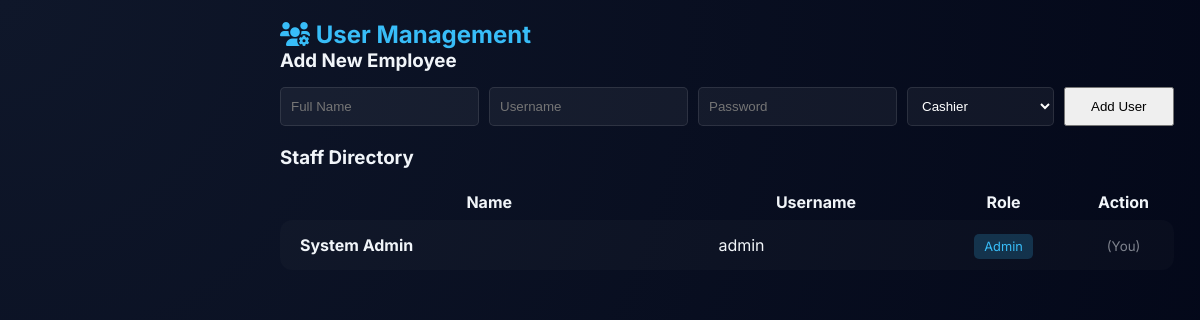
The app's page /autosupply/users.php (signed in) with its own data.
### tables this page shows
CREATE TABLE `users` (
  `user_id` int(11) NOT NULL,
  `full_name` varchar(100) DEFAULT NULL,
  `username` varchar(50) DEFAULT NULL,
  `password` varchar(255) DEFAULT NULL,
  `role` enum('Admin','Cashier','Driver','Restocker','Account Manager') DEFAULT 'Cashier',
  `created_at` timestamp NOT NULL DEFAULT current_timestamp()
);

### autosupply/users.php (the view, shortened to what this page needs)
<?php
include 'db_connect.php';
?>
<!DOCTYPE html>
<html lang="en">
<head>
    <link rel="stylesheet" href="https://cdnjs.cloudflare.com/ajax/libs/font-awesome/6.0.0/all.min.css">
    <link rel="stylesheet" href="css/style.css">
</head>
<body>
    <div style="margin-left: 260px; padding: 20px;">
        <h2 style="color: #38bdf8;"><i class="fas fa-users-cog"></i> User Management</h2>
        <div class="glass-card" style="margin-bottom: 20px;">
            <h3>Add New Employee</h3>
            <form action="save_user.php" method="POST" style="display: flex; gap: 10px; margin-top: 15px; flex-wrap: wrap;">
                <input type="text" name="full_name" placeholder="Full Name" required class="search-bar" style="flex: 1;">
                <input type="text" name="username" placeholder="Username" required class="search-bar" style="flex: 1;">
                <input type="password" name="password" placeholder="Password" required class="search-bar" style="flex: 1;">
                <select name="role" class="search-bar" style="flex: 1;">
                    <option value="Cashier">Cashier</option>
                </select>
                <button type="submit" class="btn-pos" style="padding: 10px 25px;">Add User</button>
            </form>
        </div>
        <div class="glass-card">
            <h3>Staff Directory</h3>
            <table class="table-glass" style="width: 100%; margin-top: 15px;">
                <thead>
                    <tr>
                        <th>Name</th>
                        <th>Username</th>
                        <th>Role</th>
                        <th style="text-align: center;">Action</th>
                    </tr>
                </thead>
                <tbody>
                    <?php
                    $res = $conn->query("SELECT * FROM users ORDER BY role ASC");
                    while($u = $res->fetch_assoc()):
                    ?>
                    <tr>
                        <td><strong><?php echo $u['full_name']; ?></strong></td>
                        <td><?php echo $u['username']; ?></td>
                        <td><span class="badge"><?php echo $u['role']; ?></span></td>
                        <td style="text-align: center;">
                            <?php if($u['user_id'] != $_SESSION['user_id']): ?>
                                <a href="users.php?delete_id=<?php echo $u['user_id']; ?>"
                                   onclick="return confirm('Remove this user?')"
                                   style="color:#ef4444; text-decoration:none;">
                                   <i class="fas fa-trash-alt"></i> Remove
                                </a>
                            <?php else: ?>
                                <small style="opacity: 0.5;">(You)</small>
                            <?php endif; ?>
                        </td>
                    </tr>
                    <?php endwhile; ?>
                </tbody>
            </table>
        </div>
    </div>
</body>
</html>

### autosupply/css/style.css (style rules this page uses)
:root { --primary-dark: #0f172a; --secondary-dark: #020617; --accent-blue: #38bdf8; --accent-green: #22c55e; --accent-red: #fb7185; --text-color: #f1f5f9; --glass-bg: rgba(255, 255, 255, 0.03); --glass-border: rgba(255, 255, 255, 0.1); --sidebar-bg: rgba(15, 23, 42, 0.7); --shadow: 0 25px 50px -12px rgba(0, 0, 0, 0.5); }
* { box-sizing: border-box; margin: 0; padding: 0; }
body { background: radial-gradient(circle at top left, var(--primary-dark), var(--secondary-dark)); color: var(--text-color); font-family: 'Inter', sans-serif; height: 100vh; display: flex; overflow: hidden; }
table { width: 100%; border-collapse: separate; border-spacing: 0 8px; }
th:nth-last-child(2), td:nth-last-child(2) { width: 140px; text-align: center; }
th:last-child, td:last-child { width: 100px; text-align: center; }
td { padding: 15px 20px; background: rgba(255, 255, 255, 0.02); vertical-align: middle; white-space: nowrap; }
td:first-child { border-radius: 12px 0 0 12px; }
td:last-child { border-radius: 0 12px 12px 0; }

### autosupply/users.php (style rules this page uses)
.badge { padding: 5px 10px; border-radius: 5px; font-size: 0.8rem; background: rgba(56, 189, 248, 0.2); color: #38bdf8; }
.search-bar { padding: 10px; background: rgba(255,255,255,0.05); border: 1px solid rgba(255,255,255,0.1); color: white; border-radius: 5px; }
select.search-bar option { background: #0f172a; color: white; }

### records on screen
users: full_name "System Admin", username "admin", role "Admin", shows "(You)"
